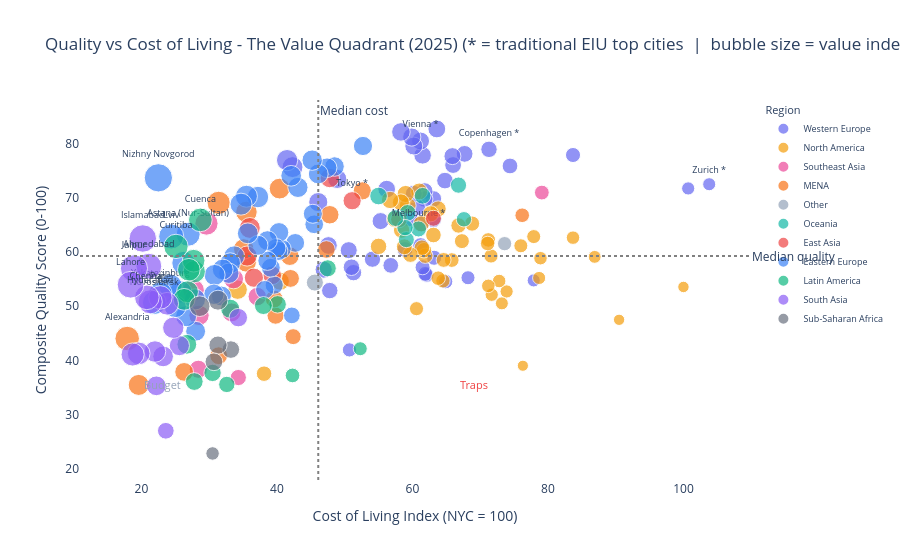

Notebook cell for this chart:
### Markdown cell above
---
## Section 2: The Value Quadrant

**This is the primary view of the project.** Every city plotted by cost (x-axis) and
quality (y-axis). The quadrant framing captures what a simple ranking cannot:
a city is only a genuine sweet spot if it has BOTH above-median quality AND below-median cost.
Cheap-but-poor-quality cities (bottom-left) are not sweet spots - they are budget options.

Quadrant lines sit at the median cost and median quality across all cities:

- **Top-left (Sweet Spots):** High quality, low cost - the cities this project champions
- **Top-right (Prestigious):** High quality, high cost - the EIU/Mercer favourites
- **Bottom-left (Budget):** Low quality, low cost - cheap but limited
- **Bottom-right (Traps):** Low quality, high cost - worst of both worlds

Bubble size reflects the value index. The quality floor applied to rankings does NOT
apply here - all cities are shown so the full distribution is visible.

### Code cell
med_cost    = df['Cost of Living Index'].median()
med_quality = df['quality_score'].median()

# Label the top 15 value cities + well-known traditional liveability cities
top15_cities  = set(df.nlargest(15, 'value_index')['City'])
flagship_names = ['Vienna', 'Copenhagen', 'Zurich', 'Melbourne', 'Tokyo']
flagship_cities = set()
for name in flagship_names:
    matches = df[df['City'].str.startswith(name)]['City'].tolist()
    flagship_cities.update(matches)

def label_city(row):
    if row['City'] in top15_cities:    return row['City'].split(',')[0]
    if row['City'] in flagship_cities: return row['City'].split(',')[0] + ' *'
    return ''

df['label']       = df.apply(label_city, axis=1)
df['size_bubble'] = df['value_index'].clip(lower=0)  # plotly requires non-negative sizes

fig = px.scatter(
    df,
    x='Cost of Living Index',
    y='quality_score',
    size='size_bubble',
    color='region',
    hover_name='City',
    text='label',
    color_discrete_map=REGION_COLORS,
    hover_data={
        'value_index': ':.3f',
        'quality_score': ':.1f',
        'Cost of Living Index': ':.1f',
        'size_bubble': False,
        'region': False,
    },
    title=f'Quality vs Cost of Living - The Value Quadrant ({YEAR})\n'
          '(* = traditional EIU top cities  |  bubble size = value index)',
    labels={
        'Cost of Living Index': 'Cost of Living Index (NYC = 100)',
        'quality_score':        'Composite Quality Score (0-100)',
        'region':               'Region',
    },
    size_max=20,
)

fig.add_vline(x=med_cost,    line_dash='dot', line_color='grey',
              annotation_text='Median cost', annotation_position='top right')
fig.add_hline(y=med_quality, line_dash='dot', line_color='grey',
              annotation_text='Median quality', annotation_position='right')

fig.update_traces(textposition='top center', textfont=dict(size=9))
fig.update_layout(plot_bgcolor='white', paper_bgcolor='white',
                  legend=dict(font=dict(size=9)),
                  annotations=[
                      dict(x=med_cost*0.5,  y=med_quality*1.15, text='Sweet Spots',
                           showarrow=False, font=dict(size=11, color='#10B981')),
                      dict(x=med_cost*1.5,  y=med_quality*1.15, text='Prestigious',
                           showarrow=False, font=dict(size=11, color='#6366F1')),
                      dict(x=med_cost*0.5,  y=med_quality*0.6,  text='Budget',
                           showarrow=False, font=dict(size=11, color='#94A3B8')),
                      dict(x=med_cost*1.5,  y=med_quality*0.6,  text='Traps',
                           showarrow=False, font=dict(size=11, color='#EF4444')),
                  ])
fig.show()

### Figure 1 — Plotly figure (JSON) as saved in the notebook; plotly's stock layout.template omitted (floating-point values rounded to 4 significant figures; data arrays with more than 128 entries replaced by an {"elided": "..."} marker saying what was removed)
{"data": [{"customdata": {"elided": "47x3 mixed values"}, "hovertemplate": "<b>%{hovertext}</b><br><br>Cost of Living Index (NYC = 100)=%{x:.1f}<br>Composite Quality Score (0-100)=%{y:.1f}<br>label=%{text}<br>value_index=%{customdata[0]:.3f}<extra></extra>", "hovertext": ["Zurich, Switzerland", "Geneva, Switzerland", "Reykjavik, Iceland", "London, United Kingdom", "Oslo, Norway", "Copenhagen, Denmark", "Paris, France", "Amsterdam, Netherlands", "Luxembourg, Luxembourg", "Munich, Germany", "Dublin, Ireland", "Edinburgh, United Kingdom", "Helsinki, Finland", "Lyon, France", "Hamburg, Germany", "Cork, Ireland", "Milan, Italy", "Brussels, Belgium", "Frankfurt, Germany", "Stockholm, Sweden", "Rotterdam, Netherlands", "Manchester, United Kingdom", "Cologne, Germany", "Vienna, Austria", "Antwerp, Belgium", "Glasgow, United Kingdom", "Stuttgart, Germany", "Utrecht, Netherlands", "Eindhoven, Netherlands", "Berlin, Germany", "Bologna, Italy", "The Hague (Den Haag), Netherlands", "Birmingham, United Kingdom", "Gothenburg, Sweden", "Belfast, United Kingdom", "Limassol, Cyprus", "Turin, Italy", "Rome, Italy", "Naples, Italy", "Barcelona, Spain", "Madrid, Spain", "Athens, Greece", "Nicosia, Cyprus", "Thessaloniki, Greece", "Lisbon, Portugal", "Porto, Portugal", "Valencia, Spain"], "legendgroup": "Western Europe", "marker": {"color": "#6366F1", "size": [0.699, 0.713, 0.931, 0.703, 1.021, 1.108, 0.81, 1.155, 1.153, 1.18, 0.841, 1.13, 1.301, 0.933, 1.107, 1.046, 0.898, 0.905, 1.153, 1.13, 1.267, 0.93, 1.064, 1.316, 1.001, 1.124, 1.176, 1.322, 1.357, 1.111, 1.027, 1.41, 1.013, 1.275, 1.189, 1.085, 1.096, 1.122, 0.827, 1.193, 1.504, 1.107, 1.286, 1.21, 1.502, 1.79, 1.856], "sizemode": "area", "sizeref": 0.008193, "symbol": "circle"}, "mode": "markers+text", "name": "Western Europe", "orientation": "v", "showlegend": true, "text": ["Zurich *", "", "", "", "", "Copenhagen *", "", "", "", "", "", "", "", "", "", "", "", "", "", "", "", "", "", "Vienna *", "", "", "", "", "", "", "", "", "", "", "", "", "", "", "", "", "", "", "", "", "", "", ""], "textfont": {"size": 9}, "textposition": "top center", "type": "scatter", "x": [103.8, 100.7, 83.7, 77.9, 74.4, 71.3, 68.2, 67.7, 66.0, 65.9, 64.9, 64.8, 63.6, 63.2, 63.1, 63.1, 62.1, 61.9, 61.8, 61.8, 61.5, 61.5, 61.3, 61.2, 61.2, 60.7, 60.2, 60.2, 59.9, 59.6, 58.9, 58.3, 56.8, 56.2, 55.3, 54.1, 51.3, 51.0, 50.7, 50.6, 48.9, 47.8, 47.6, 46.9, 46.1, 42.3, 41.5], "xaxis": "x", "y": [72.55, 71.78, 77.95, 54.78, 75.93, 79.0, 55.27, 78.16, 76.1, 77.75, 54.55, 73.23, 82.77, 58.96, 69.85, 66.02, 55.79, 55.99, 71.28, 69.83, 77.9, 57.2, 65.23, 80.54, 61.24, 68.24, 70.79, 79.61, 81.27, 66.22, 60.5, 82.22, 57.56, 71.65, 65.74, 58.7, 56.21, 57.21, 41.93, 60.36, 73.54, 52.9, 61.23, 56.77, 69.25, 75.72, 77.01], "yaxis": "y"}, {"customdata": {"elided": "45x3 mixed values"}, "hovertemplate": "<b>%{hovertext}</b><br><br>Cost of Living Index (NYC = 100)=%{x:.1f}<br>Composite Quality Score (0-100)=%{y:.1f}<br>label=%{text}<br>value_index=%{customdata[0]:.3f}<extra></extra>", "hovertext": ["New York, NY, United States", "San Francisco, CA, United States", "Honolulu, HI, United States", "Boston, MA, United States", "Seattle, WA, United States", "Washington, DC, United States", "San Diego, CA, United States", "Los Angeles, CA, United States", "Sacramento, CA, United States", "Philadelphia, PA, United States", "Chicago, IL, United States", "Miami, FL, United States", "Atlanta, GA, United States", "Denver, CO, United States", "New Orleans, LA, United States", "Portland, OR, United States", "Tampa, FL, United States", "Raleigh, NC, United States", "Minneapolis, MN, United States", "Columbus, OH, United States", "Dallas, TX, United States", "Orlando, FL, United States", "Las Vegas, NV, United States", "Victoria, Canada", "Phoenix, AZ, United States", "Tucson, AZ, United States", "Vancouver, Canada", "Salt Lake City, UT, United States", "Austin, TX, United States", "Toronto, Canada", "Kelowna, Canada", "Calgary, Canada", "Houston, TX, United States", "Jacksonville, FL, United States", "Halifax, Canada", "Ottawa, Canada", "San Antonio, TX, United States", "Montreal, Canada", "Edmonton, Canada", "Mississauga, Canada", "Quebec City, Canada", "Winnipeg, Canada", "Monterrey, Mexico", "Mexico City, Mexico", "Guadalajara, Mexico"], "legendgroup": "North America", "marker": {"color": "#F59E0B", "size": [0.536, 0.525, 0.68, 0.749, 0.746, 0.702, 0.807, 0.511, 0.805, 0.714, 0.69, 0.751, 0.727, 0.828, 0.755, 0.874, 0.866, 0.949, 0.922, 0.972, 0.89, 0.906, 0.848, 1.066, 0.865, 1.001, 1.07, 0.958, 0.978, 0.991, 1.064, 1.167, 0.818, 0.997, 1.157, 1.199, 1.037, 1.097, 1.187, 1.152, 1.228, 1.11, 1.349, 0.985, 1.552], "sizemode": "area", "sizeref": 0.008193, "symbol": "circle"}, "mode": "markers+text", "name": "North America", "orientation": "v", "showlegend": true, "text": ["", "", "", "", "", "", "", "", "", "", "", "", "", "", "", "", "", "", "", "", "", "", "", "", "", "", "", "", "", "", "", "", "", "", "", "", "", "", "", "", "", "", "", "", ""], "textfont": {"size": 9}, "textposition": "top center", "type": "scatter", "x": [100.0, 90.5, 86.9, 83.7, 78.9, 78.7, 77.9, 76.3, 76.0, 73.9, 73.2, 72.8, 71.7, 71.6, 71.2, 71.2, 71.1, 68.8, 67.3, 66.8, 65.8, 64.6, 64.5, 63.8, 63.8, 63.1, 62.7, 61.9, 61.7, 61.4, 61.3, 61.0, 60.6, 59.7, 59.3, 59.0, 58.8, 58.4, 58.3, 57.4, 56.7, 55.0, 40.5, 38.1, 34.2], "xaxis": "x", "y": [53.57, 47.49, 59.13, 62.68, 58.88, 55.23, 62.88, 39.0, 61.18, 52.73, 50.53, 54.66, 52.12, 59.29, 53.77, 62.25, 61.6, 65.28, 62.04, 64.93, 58.54, 58.56, 54.69, 67.99, 55.19, 63.17, 67.09, 59.33, 60.35, 60.82, 65.23, 71.22, 49.55, 59.54, 68.59, 70.75, 60.99, 64.07, 69.2, 66.11, 69.64, 61.07, 54.63, 37.54, 53.07], "yaxis": "y"}, {"customdata": [[0.898, 0.898, "Southeast Asia"], [1.396, 1.396, "Southeast Asia"], [1.074, 1.074, "Southeast Asia"], [1.639, 1.639, "Southeast Asia"], [1.468, 1.468, "Southeast Asia"], [2.206, 2.206, "Southeast Asia"], [1.695, 1.695, "Southeast Asia"], [1.35, 1.35, "Southeast Asia"], [1.912, 1.912, "Southeast Asia"]], "hovertemplate": "<b>%{hovertext}</b><br><br>Cost of Living Index (NYC = 100)=%{x:.1f}<br>Composite Quality Score (0-100)=%{y:.1f}<br>label=%{text}<br>value_index=%{customdata[0]:.3f}<extra></extra>", "hovertext": ["Singapore, Singapore", "Bangkok, Thailand", "Manila, Philippines", "Pattaya, Thailand", "Kuala Lumpur, Malaysia", "Chiang Mai, Thailand", "Ho Chi Minh City, Vietnam", "Jakarta, Indonesia", "Hanoi, Vietnam"], "legendgroup": "Southeast Asia", "marker": {"color": "#EC4899", "size": [0.898, 1.396, 1.074, 1.639, 1.468, 2.206, 1.695, 1.35, 1.912], "sizemode": "area", "sizeref": 0.008193, "symbol": "circle"}, "mode": "markers+text", "name": "Southeast Asia", "orientation": "v", "showlegend": true, "text": ["", "", "", "", "", "", "", "", ""], "textfont": {"size": 9}, "textposition": "top center", "type": "scatter", "x": [79.1, 37.1, 34.3, 33.6, 33.3, 29.6, 28.5, 28.4, 27.7], "xaxis": "x", "y": [71.01, 51.79, 36.82, 55.06, 48.87, 65.28, 48.32, 38.35, 52.97], "yaxis": "y"}, {"customdata": [[0.877, 0.877, "MENA"], [1.139, 1.139, "MENA"], [1.356, 1.356, "MENA"], [1.4, 1.4, "MENA"], [1.279, 1.279, "MENA"], [1.047, 1.047, "MENA"], [1.313, 1.313, "MENA"], [1.414, 1.414, "MENA"], [1.776, 1.776, "MENA"], [1.213, 1.213, "MENA"], [1.296, 1.296, "MENA"], [1.638, 1.638, "MENA"], [1.899, 1.899, "MENA"], [1.726, 1.726, "MENA"], [1.301, 1.301, "MENA"], [2.201, 2.201, "MENA"], [1.44, 1.44, "MENA"], [1.809, 1.809, "MENA"], [2.46, 2.46, "MENA"]], "hovertemplate": "<b>%{hovertext}</b><br><br>Cost of Living Index (NYC = 100)=%{x:.1f}<br>Composite Quality Score (0-100)=%{y:.1f}<br>label=%{text}<br>value_index=%{customdata[0]:.3f}<extra></extra>", "hovertext": ["Tel Aviv-Yafo, Israel", "Dubai, United Arab Emirates", "Abu Dhabi, United Arab Emirates", "Doha, Qatar", "Riyadh, Saudi Arabia", "Beirut, Lebanon", "Kuwait City, Kuwait", "Jeddah (Jiddah), Saudi Arabia", "Muscat, Oman", "Istanbul, Turkey", "Amman, Jordan", "Ankara, Turkey", "Antalya, Turkey", "Izmir, Turkey", "Casablanca, Morocco", "Bursa, Turkey", "Tehran, Iran", "Cairo, Egypt", "Alexandria, Egypt"], "legendgroup": "MENA", "marker": {"color": "#F97316", "size": [0.877, 1.139, 1.356, 1.4, 1.279, 1.047, 1.313, 1.414, 1.776, 1.213, 1.296, 1.638, 1.899, 1.726, 1.301, 2.201, 1.44, 1.809, 2.46], "sizemode": "area", "sizeref": 0.008193, "symbol": "circle"}, "mode": "markers+text", "name": "MENA", "orientation": "v", "showlegend": true, "text": ["", "", "", "", "", "", "", "", "", "", "", "", "", "", "", "", "", "", "Alexandria"], "textfont": {"size": 9}, "textposition": "top center", "type": "scatter", "x": [76.2, 58.0, 52.6, 47.8, 47.3, 42.4, 42.0, 41.9, 40.4, 39.8, 39.6, 35.5, 35.5, 35.1, 31.4, 31.4, 26.3, 19.6, 17.9], "xaxis": "x", "y": [66.82, 66.05, 71.33, 66.91, 60.49, 44.38, 55.14, 59.25, 71.75, 48.26, 51.34, 58.14, 67.43, 60.59, 40.85, 69.12, 37.87, 35.46, 44.04], "yaxis": "y"}, {"customdata": [[0.837, 0.837, "Other"], [1.192, 1.192, "Other"]], "hovertemplate": "<b>%{hovertext}</b><br><br>Cost of Living Index (NYC = 100)=%{x:.1f}<br>Composite Quality Score (0-100)=%{y:.1f}<br>label=%{text}<br>value_index=%{customdata[0]:.3f}<extra></extra>", "hovertext": ["Hong Kong, Hong Kong (China)", "Panama City, Panama"], "legendgroup": "Other", "marker": {"color": "#94A3B8", "size": [0.837, 1.192], "sizemode": "area", "sizeref": 0.008193, "symbol": "circle"}, "mode": "markers+text", "name": "Other", "orientation": "v", "showlegend": true, "text": ["", ""], "textfont": {"size": 9}, "textposition": "top center", "type": "scatter", "x": [73.6, 45.6], "xaxis": "x", "y": [61.57, 54.37], "yaxis": "y"}, {"customdata": [[0.977, 0.977, "Oceania"], [1.084, 1.084, "Oceania"], [1.145, 1.145, "Oceania"], [1.056, 1.056, "Oceania"], [1.134, 1.134, "Oceania"], [1.054, 1.054, "Oceania"], [1.096, 1.096, "Oceania"], [1.153, 1.153, "Oceania"], [1.28, 1.28, "Oceania"]], "hovertemplate": "<b>%{hovertext}</b><br><br>Cost of Living Index (NYC = 100)=%{x:.1f}<br>Composite Quality Score (0-100)=%{y:.1f}<br>label=%{text}<br>value_index=%{customdata[0]:.3f}<extra></extra>", "hovertext": ["Sydney, Australia", "Canberra, Australia", "Adelaide, Australia", "Melbourne, Australia", "Wellington, New Zealand", "Auckland, New Zealand", "Perth, Australia", "Brisbane, Australia", "Christchurch, New Zealand"], "legendgroup": "Oceania", "marker": {"color": "#14B8A6", "size": [0.977, 1.084, 1.145, 1.056, 1.134, 1.054, 1.096, 1.153, 1.28], "sizemode": "area", "sizeref": 0.008193, "symbol": "circle"}, "mode": "markers+text", "name": "Oceania", "orientation": "v", "showlegend": true, "text": ["", "", "", "Melbourne *", "", "", "", "", ""], "textfont": {"size": 9}, "textposition": "top center", "type": "scatter", "x": [67.6, 66.8, 61.5, 60.9, 59.3, 59.1, 58.9, 57.5, 55.0], "xaxis": "x", "y": [66.08, 72.39, 70.42, 64.29, 67.26, 62.31, 64.55, 66.29, 70.37], "yaxis": "y"}, {"customdata": [[1.05, 1.05, "East Asia"], [1.36, 1.36, "East Asia"], [1.542, 1.542, "East Asia"], [1.418, 1.418, "East Asia"], [1.51, 1.51, "East Asia"], [1.791, 1.791, "East Asia"], [1.665, 1.665, "East Asia"]], "hovertemplate": "<b>%{hovertext}</b><br><br>Cost of Living Index (NYC = 100)=%{x:.1f}<br>Composite Quality Score (0-100)=%{y:.1f}<br>label=%{text}<br>value_index=%{customdata[0]:.3f}<extra></extra>", "hovertext": ["Seoul, South Korea", "Tokyo, Japan", "Taipei, Taiwan", "Shanghai, China", "Beijing, China", "Shenzhen, China", "Guangzhou, China"], "legendgroup": "East Asia", "marker": {"color": "#EF4444", "size": [1.05, 1.36, 1.542, 1.418, 1.51, 1.791, 1.665], "sizemode": "area", "sizeref": 0.008193, "symbol": "circle"}, "mode": "markers+text", "name": "East Asia", "orientation": "v", "showlegend": true, "text": ["", "Tokyo *", "", "", "", "", ""], "textfont": {"size": 9}, "textposition": "top center", "type": "scatter", "x": [63.1, 51.1, 47.8, 39.3, 36.6, 36.0, 35.6], "xaxis": "x", "y": [66.26, 69.5, 73.7, 55.71, 55.27, 64.47, 59.28], "yaxis": "y"}, {"customdata": {"elided": "44x3 mixed values"}, "hovertemplate": "<b>%{hovertext}</b><br><br>Cost of Living Index (NYC = 100)=%{x:.1f}<br>Composite Quality Score (0-100)=%{y:.1f}<br>label=%{text}<br>value_index=%{customdata[0]:.3f}<extra></extra>", "hovertext": ["Tallinn, Estonia", "Ljubljana, Slovenia", "Split, Croatia", "Prague, Czech Republic", "Riga, Latvia", "Bratislava, Slovakia", "Vilnius, Lithuania", "Zagreb, Croatia", "Warsaw, Poland", "Tirana, Albania", "Brno, Czech Republic", "Krakow (Cracow), Poland", "Yerevan, Armenia", "Gdansk, Poland", "Wroclaw, Poland", "Belgrade, Serbia", "Sofia, Bulgaria", "Poznan, Poland", "Budapest, Hungary", "Bucharest, Romania", "Cluj-Napoca, Romania", "Novi Sad, Serbia", "Varna, Bulgaria", "Brasov, Romania", "Timisoara, Romania", "Iasi, Romania", "Sarajevo, Bosnia And Herzegovina", "Tbilisi, Georgia", "Chisinau, Moldova", "Skopje, North Macedonia", "Moscow, Russia", "Baku, Azerbaijan", "Almaty, Kazakhstan", "Kiev (Kyiv), Ukraine", "Astana (Nur-Sultan), Kazakhstan", "Dnipro, Ukraine", "Minsk, Belarus", "Saint Petersburg, Russia", "Odessa (Odesa), Ukraine", "Lviv, Ukraine", "Kharkiv, Ukraine", "Yekaterinburg, Russia", "Nizhny Novgorod, Russia", "Novosibirsk, Russia"], "legendgroup": "Eastern Europe", "marker": {"color": "#3B82F6", "size": [1.511, 1.563, 1.595, 1.615, 1.432, 1.481, 1.704, 1.67, 1.445, 1.145, 1.76, 1.489, 1.579, 1.498, 1.522, 1.361, 1.461, 1.61, 1.513, 1.389, 1.887, 1.647, 1.778, 1.981, 1.985, 1.758, 1.751, 1.705, 1.775, 1.632, 1.811, 1.701, 1.621, 1.837, 2.353, 1.81, 2.214, 2.04, 1.997, 2.578, 2.212, 2.293, 3.277, 2.313], "sizemode": "area", "sizeref": 0.008193, "symbol": "circle"}, "mode": "markers+text", "name": "Eastern Europe", "orientation": "v", "showlegend": true, "text": ["", "", "", "", "", "", "", "", "", "", "", "", "", "", "", "", "", "", "", "", "", "", "", "", "", "", "", "", "", "", "", "", "", "", "Astana (Nur-Sultan)", "", "", "", "", "Lviv", "", "Yekaterinburg", "Nizhny Novgorod", "Novosibirsk"], "textfont": {"size": 9}, "textposition": "top center", "type": "scatter", "x": [52.7, 48.5, 47.4, 46.1, 45.5, 45.3, 45.2, 43.1, 42.7, 42.2, 42.1, 40.7, 40.3, 40.2, 39.9, 39.6, 39.1, 38.6, 38.6, 38.2, 37.2, 37.2, 35.7, 35.5, 34.7, 33.7, 33.1, 32.9, 32.0, 31.8, 30.8, 30.7, 28.0, 27.9, 26.9, 26.6, 26.2, 25.8, 25.0, 24.4, 24.3, 22.8, 22.5, 21.9], "xaxis": "x", "y": [79.63, 75.82, 75.6, 74.45, 65.15, 67.09, 77.0, 71.97, 61.71, 48.31, 74.11, 60.59, 63.65, 60.22, 60.73, 53.91, 57.11, 62.13, 58.4, 53.06, 70.18, 61.26, 63.47, 70.34, 68.87, 59.25, 57.97, 56.1, 56.79, 51.89, 55.78, 52.21, 45.38, 51.26, 63.3, 48.16, 58.0, 52.64, 49.94, 62.9, 53.76, 52.29, 73.74, 50.66], "yaxis": "y"}, {"customdata": [[0.806, 0.806, "Latin America"], [1.2, 1.2, "Latin America"], [0.88, 0.88, "Latin America"], [1.256, 1.256, "Latin America"], [1.319, 1.319, "Latin America"], [1.497, 1.497, "Latin America"], [1.09, 1.09, "Latin America"], [1.235, 1.235, "Latin America"], [2.298, 2.298, "Latin America"], [1.298, 1.298, "Latin America"], [2.028, 2.028, "Latin America"], [2.109, 2.109, "Latin America"], [2.102, 2.102, "Latin America"], [1.966, 1.966, "Latin America"], [1.609, 1.609, "Latin America"], [1.95, 1.95, "Latin America"], [2.433, 2.433, "Latin America"]], "hovertemplate": "<b>%{hovertext}</b><br><br>Cost of Living Index (NYC = 100)=%{x:.1f}<br>Composite Quality Score (0-100)=%{y:.1f}<br>label=%{text}<br>value_index=%{customdata[0]:.3f}<extra></extra>", "hovertext": ["San Jose, Costa Rica", "Montevideo, Uruguay", "Caracas, Venezuela", "Buenos Aires, Argentina", "Santiago, Chile", "Quito, Ecuador", "Lima, Peru", "Sao Paulo, Brazil", "Cuenca, Ecuador", "Rio de Janeiro, Brazil", "Medellin, Colombia", "Brasilia, Brazil", "Campinas, Brazil", "Porto Alegre, Brazil", "Bogota, Colombia", "Belo Horizonte, Brazil", "Curitiba, Brazil"], "legendgroup": "Latin America", "marker": {"color": "#10B981", "size": [0.806, 1.2, 0.88, 1.256, 1.319, 1.497, 1.09, 1.235, 2.298, 1.298, 2.028, 2.109, 2.102, 1.966, 1.609, 1.95, 2.433], "sizemode": "area", "sizeref": 0.008193, "symbol": "circle"}, "mode": "markers+text", "name": "Latin America", "orientation": "v", "showlegend": true, "text": ["", "", "", "", "", "", "", "", "Cuenca", "", "", "", "", "", "", "", "Curitiba"], "textfont": {"size": 9}, "textposition": "top center", "type": "scatter", "x": [52.3, 47.5, 42.3, 40.1, 38.0, 33.1, 32.6, 30.5, 28.7, 27.8, 27.8, 27.7, 27.0, 26.8, 26.7, 26.3, 25.1], "xaxis": "x", "y": [42.15, 57.01, 37.21, 50.35, 50.13, 49.54, 35.55, 37.68, 65.96, 36.09, 56.39, 58.42, 56.74, 52.68, 42.96, 51.27, 61.06], "yaxis": "y"}, {"customdata": [[1.396, 1.396, "South Asia"], [1.669, 1.669, "South Asia"], [1.863, 1.863, "South Asia"], [2.12, 2.12, "South Asia"], [1.143, 1.143, "South Asia"], [1.756, 1.756, "South Asia"], [2.265, 2.265, "South Asia"], [1.59, 1.59, "South Asia"], [1.892, 1.892, "South Asia"], [2.386, 2.386, "South Asia"], [2.721, 2.721, "South Asia"], [2.483, 2.483, "South Asia"], [3.095, 3.095, "South Asia"], [2.106, 2.106, "South Asia"], [3.016, 3.016, "South Asia"], [2.197, 2.197, "South Asia"], [2.934, 2.934, "South Asia"]], "hovertemplate": "<b>%{hovertext}</b><br><br>Cost of Living Index (NYC = 100)=%{x:.1f}<br>Composite Quality Score (0-100)=%{y:.1f}<br>label=%{text}<br>value_index=%{customdata[0]:.3f}<extra></extra>", "hovertext": ["Colombo, Sri Lanka", "Mumbai, India", "Gurgaon, India", "Kathmandu, Nepal", "Dhaka, Bangladesh", "Bangalore, India", "Pune, India", "Delhi, India", "Noida, India", "Hyderabad, India", "Ahmedabad, India", "Chennai, India", "Islamabad, Pakistan", "Kolkata, India", "Jaipur, India", "Karachi, Pakistan", "Lahore, Pakistan"], "legendgroup": "South Asia", "marker": {"color": "#8B5CF6", "size": [1.396, 1.669, 1.863, 2.12, 1.143, 1.756, 2.265, 1.59, 1.892, 2.386, 2.721, 2.483, 3.095, 2.106, 3.016, 2.197, 2.934], "sizemode": "area", "sizeref": 0.008193, "symbol": "circle"}, "mode": "markers+text", "name": "South Asia", "orientation": "v", "showlegend": true, "text": ["", "", "", "", "", "", "Pune", "", "", "Hyderabad", "Ahmedabad", "Chennai", "Islamabad", "", "Jaipur", "", "Lahore"], "textfont": {"size": 9}, "textposition": "top center", "type": "scatter", "x": [34.3, 25.6, 24.7, 23.8, 23.6, 23.2, 22.8, 22.2, 22.0, 21.3, 21.1, 20.8, 20.2, 19.6, 18.9, 18.7, 18.4], "xaxis": "x", "y": [47.9, 42.73, 46.02, 50.46, 26.98, 40.73, 51.63, 35.29, 41.63, 50.82, 57.41, 51.64, 62.52, 41.29, 57.01, 41.09, 53.98], "yaxis": "y"}, {"customdata": [[1.265, 1.265, "Sub-Saharan Africa"], [1.633, 1.633, "Sub-Saharan Africa"], [1.368, 1.368, "Sub-Saharan Africa"], [1.294, 1.294, "Sub-Saharan Africa"], [0.747, 0.747, "Sub-Saharan Africa"], [1.749, 1.749, "Sub-Saharan Africa"]], "hovertemplate": "<b>%{hovertext}</b><br><br>Cost of Living Index (NYC = 100)=%{x:.1f}<br>Composite Quality Score (0-100)=%{y:.1f}<br>label=%{text}<br>value_index=%{customdata[0]:.3f}<extra></extra>", "hovertext": ["Johannesburg, South Africa", "Cape Town, South Africa", "Pretoria, South Africa", "Nairobi, Kenya", "Lagos, Nigeria", "Durban, South Africa"], "legendgroup": "Sub-Saharan Africa", "marker": {"color": "#6B7280", "size": [1.265, 1.633, 1.368, 1.294, 0.747, 1.749], "sizemode": "area", "sizeref": 0.008193, "symbol": "circle"}, "mode": "markers+text", "name": "Sub-Saharan Africa", "orientation": "v", "showlegend": true, "text": ["", "", "", "", "", ""], "textfont": {"size": 9}, "textposition": "top center", "type": "scatter", "x": [33.2, 31.3, 31.3, 30.7, 30.5, 28.6], "xaxis": "x", "y": [41.99, 51.12, 42.82, 39.74, 22.79, 50.01], "yaxis": "y"}], "layout": {"annotations": [{"showarrow": false, "text": "Median cost", "x": 46.1, "xanchor": "left", "xref": "x", "y": 1, "yanchor": "top", "yref": "y domain"}, {"showarrow": false, "text": "Median quality", "x": 1, "xanchor": "left", "xref": "x domain", "y": 59.27, "yanchor": "middle", "yref": "y"}, {"font": {"color": "#94A3B8", "size": 11}, "showarrow": false, "text": "Budget", "x": 23.05, "y": 35.56}, {"font": {"color": "#EF4444", "size": 11}, "showarrow": false, "text": "Traps", "x": 69.15, "y": 35.56}], "legend": {"font": {"size": 9}, "itemsizing": "constant", "title": {"text": "Region"}, "tracegroupgap": 0}, "paper_bgcolor": "white", "plot_bgcolor": "white", "shapes": [{"line": {"color": "grey", "dash": "dot"}, "type": "line", "x0": 46.1, "x1": 46.1, "xref": "x", "y0": 0, "y1": 1, "yref": "y domain"}, {"line": {"color": "grey", "dash": "dot"}, "type": "line", "x0": 0, "x1": 1, "xref": "x domain", "y0": 59.27, "y1": 59.27, "yref": "y"}], "title": {"text": "Quality vs Cost of Living - The Value Quadrant (2025)\n(* = traditional EIU top cities  |  bubble size = value index)"}, "xaxis": {"anchor": "y", "domain": [0.0, 1.0], "title": {"text": "Cost of Living Index (NYC = 100)"}}, "yaxis": {"anchor": "x", "domain": [0.0, 1.0], "title": {"text": "Composite Quality Score (0-100)"}}}}
